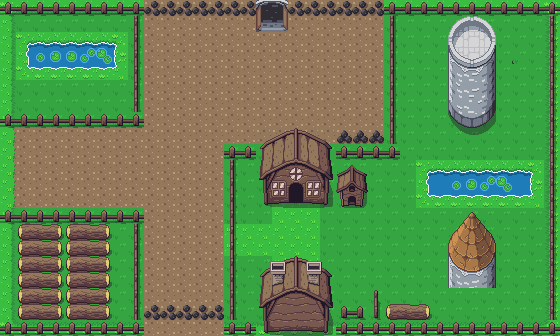

A 2D game scene composited from a Tiled map and its tileset images. What follows is a short description and the map's XML, with each tile layer's data collapsed to a summary:
An orthogonal 35x21 tile map with 16x16 px tiles, 5 tile layers (ROAD_GRASS, BOMB, OBJECTS, REGIES, ...).

<map version="1.5" tiledversion="1.5.0" orientation="orthogonal" renderorder="right-down" width="35" height="21" tilewidth="16" tileheight="16" infinite="0" nextlayerid="7" nextobjectid="1">
 <editorsettings>
  <export target="TILES_CSV/MAP_02/MAP_02.csv" format="csv" />
 </editorsettings>
 <tileset firstgid="1" source="TILESET_CODING_IN_GAME_ZELDA.tsx" />
 <layer id="1" name="ROAD_GRASS" width="35" height="21">
  <data>[735 cells, 735 non-empty, 15 distinct tile ids]</data>
 </layer>
 <layer id="4" name="BOMB" width="35" height="21">
  <data>[735 cells, 21 non-empty, 2 distinct tile ids]</data>
 </layer>
 <layer id="3" name="OBJECTS" width="35" height="21">
  <data>[735 cells, 307 non-empty, 114 distinct tile ids]</data>
 </layer>
 <layer id="6" name="REGIES" width="35" height="21">
  <data>[735 cells, 9 non-empty, 4 distinct tile ids]</data>
 </layer>
 <layer id="5" name="DOOR" width="35" height="21">
  <data>[735 cells, 4 non-empty, 4 distinct tile ids]</data>
 </layer>
</map>
